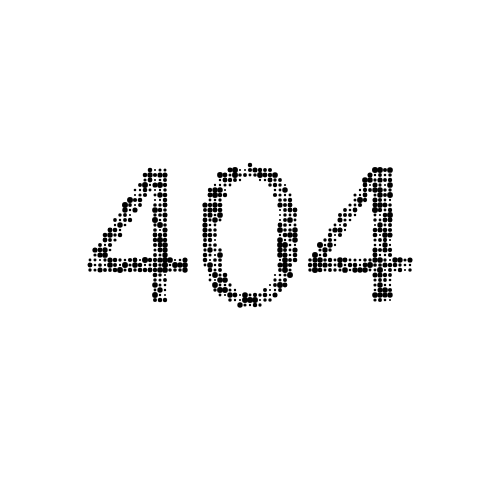
Frame 1 (no input)
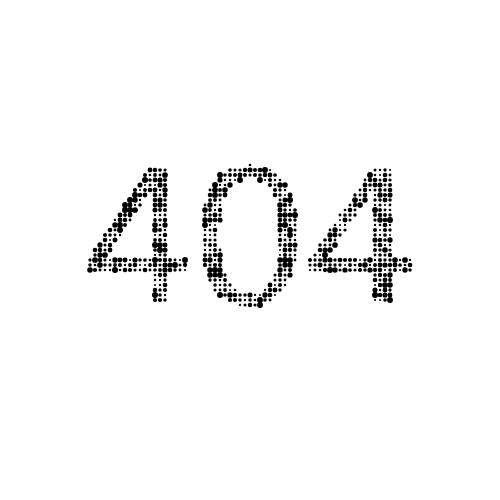
Frame 2 (the mouse pressed at the canvas centre, redrawn once)

The p5.js sketch that drew these frames (run headless with seeded random() and noise() and a simulated clock; the mouse was pressed at the canvas centre and the sketch redrawn once):

// p5.js sketch
// ── sketch.js
const stringText = "404";
let textImg;
let type;

function setup() {
  createCanvas(500, 500);
  type = random();
  noLoop();
  frameRate(3);
  pixelDensity(1);
  setupText();
}

function setupText() {
  textImg = createGraphics(width, height);
  textImg.pixelDensity(1);
  textImg.background(255);
  textImg.textAlign(CENTER, CENTER);
  textImg.textSize(200);
  textImg.text(stringText, width / 2, height / 2);
  textImg.loadPixels();
}

function draw() {
  background(255);

  for (let x = 0; x < textImg.width; x += 5) {
    for (let y = 0; y < textImg.height; y += 5) {
      const index = (x + y * textImg.width) * 4;
      const r = textImg.pixels[index + 0];
      if (r < 128) {
        if (type < 0.5) {
          push();
          const d = random();
          noStroke();
          translate(x, y);
          stroke(0);
          if (d < 0.5) {
            line(0, 0, 5, 5);
          } else {
            line(0, 5, 5, 0);
          }
          pop();
        } else {
          push();
          noStroke();
          fill(0);
          translate(x, y);
          const rad = random(2, 6);
          circle(0, 0, rad);
          pop();
        }
      }
    }
  }
}
